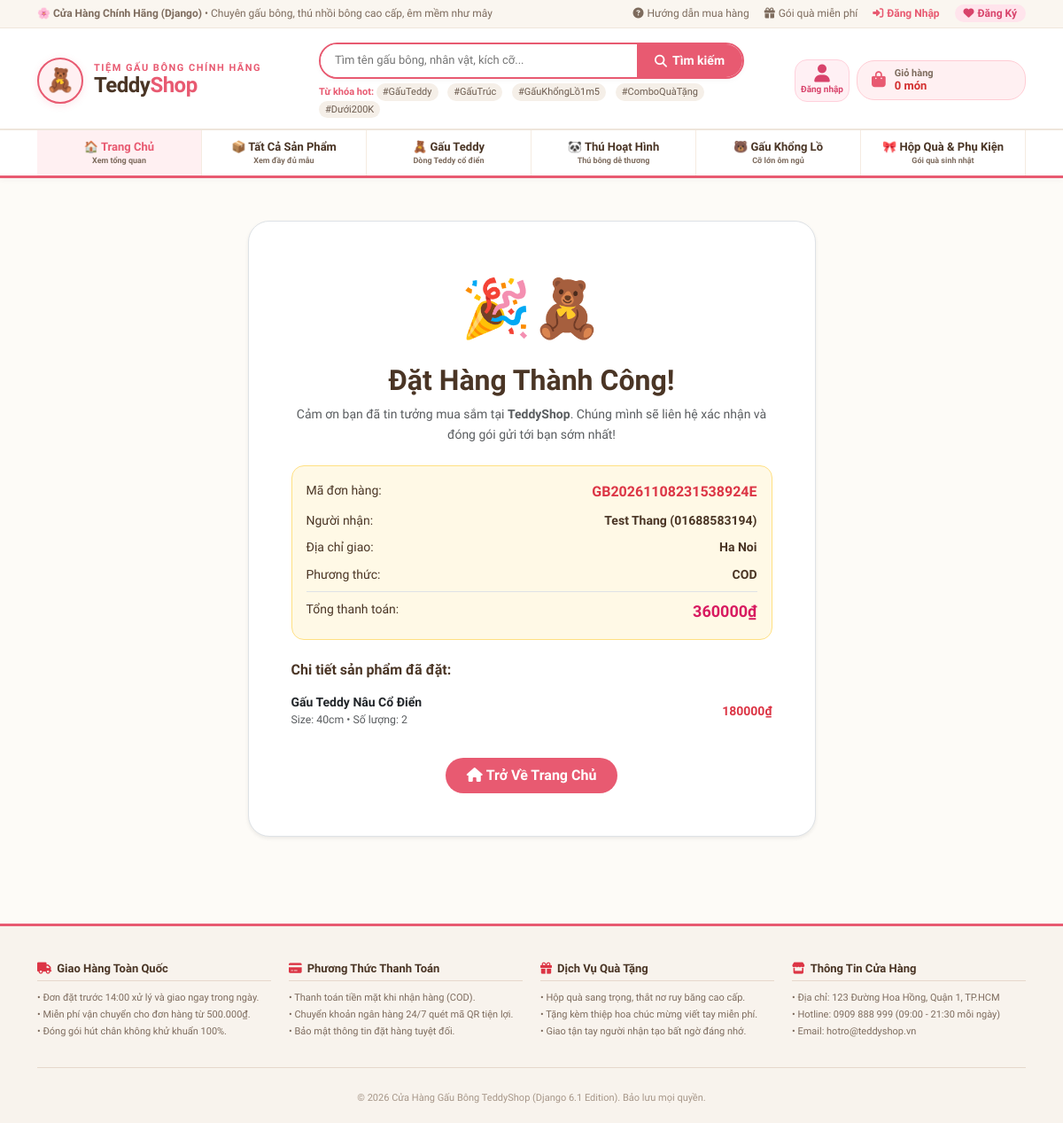
The page /cart/order-success/1/ on the database its author committed.
### shop/models.py (models this page shows, shortened)
class Order(models.Model):
    STATUS_CHOICES = [
        ('Chờ xác nhận', 'Chờ xác nhận'),
        ('Đang giao', 'Đang giao'),
        ('Hoàn thành', 'Hoàn thành'),
        ('Đã hủy', 'Đã hủy'),
    ]
    orderid = models.AutoField(db_column='OrderId', primary_key=True)
    ordercode = models.CharField(db_column='OrderCode', max_length=30)
    customername = models.CharField(db_column='CustomerName', max_length=200)
    phone = models.CharField(db_column='Phone', max_length=20)
    address = models.CharField(db_column='Address', max_length=500)
    orderdate = models.DateTimeField(db_column='OrderDate', auto_now_add=True)
    totalamount = models.DecimalField(db_column='TotalAmount', max_digits=18, decimal_places=0, default=0)
    paymentmethod = models.CharField(db_column='PaymentMethod', max_length=50, default='COD')
    isgiftwrapped = models.BooleanField(db_column='IsGiftWrapped', default=False)
    giftmessage = models.CharField(db_column='GiftMessage', max_length=500, null=True, blank=True)
    status = models.CharField(db_column='Status', max_length=50, default='Chờ xác nhận')
    class Meta:
        managed = False
        db_table = 'Orders'

class OrderDetail(models.Model):
    orderdetailid = models.AutoField(db_column='OrderDetailId', primary_key=True)
    order = models.ForeignKey(Order, on_delete=models.CASCADE, db_column='OrderId', related_name='details')
    product = models.ForeignKey(Product, on_delete=models.DO_NOTHING, db_column='ProductId')
    productname = models.CharField(db_column='ProductName', max_length=200)
    imageurl = models.CharField(db_column='ImageUrl', max_length=500, null=True, blank=True)
    selectedsize = models.CharField(db_column='SelectedSize', max_length=20)
    quantity = models.IntegerField(db_column='Quantity', default=1)
    unitprice = models.DecimalField(db_column='UnitPrice', max_digits=18, decimal_places=0, default=0)
    class Meta:
        managed = False
        db_table = 'OrderDetails'

### shop/views.py (the view)
# urls.py: path('cart/order-success/<int:order_id>/', views.order_success, name='order_success'),
def order_success(request, order_id):
    order = get_object_or_404(Order, pk=order_id)
    details = list(OrderDetail.objects.filter(order=order))
    return render(request, 'shop/order_success.html', {'order': order, 'details': details})

### shop/context_processors.py (called while the page is built)
def cart_count(request):
    cart = request.session.get('cart', {})
    total_items = sum(item.get('quantity', 0) for item in cart.values())
    return {'cart_count': total_items}

### shop/templates/shop/order_success.html (shortened to what this page needs)
{% extends 'shop/base.html' %}
{% load static %}
{% block content %}
<div class="container py-5">
    <div class="row justify-content-center">
        <div class="col-lg-7 text-center">
            <div class="bg-white rounded border p-5 shadow-sm" style="border-radius:24px !important;">
                <div style="font-size:4rem;margin-bottom:10px;">🎉🧸</div>
                <h2 style="font-weight:900;color:var(--jp-brown);">Đặt Hàng Thành Công!</h2>
                <p class="text-muted">Cảm ơn bạn đã tin tưởng mua sắm tại <strong>TeddyShop</strong>. Chúng mình sẽ liên hệ xác nhận và đóng gói gửi tới bạn sớm nhất!</p>
                <div class="alert alert-info py-3 my-4 text-start" style="background:#FFF9E6;border-color:#FFE082;color:var(--jp-brown);border-radius:14px;">
                    <div class="d-flex justify-content-between mb-2">
                        <span>Mã đơn hàng:</span>
                        <strong class="text-danger" style="font-size:16px;">{{ order.ordercode }}</strong>
                    </div>
                    <div class="d-flex justify-content-between mb-2">
                        <span>Người nhận:</span>
                        <strong>{{ order.customername }} ({{ order.phone }})</strong>
                    </div>
                    <div class="d-flex justify-content-between mb-2">
                        <span>Địa chỉ giao:</span>
                        <strong>{{ order.address }}</strong>
                    </div>
                    <div class="d-flex justify-content-between mb-2">
                        <span>Phương thức:</span>
                        <strong>{{ order.paymentmethod }}</strong>
                    </div>
                    <div class="d-flex justify-content-between border-top pt-2 mt-2">
                        <span>Tổng thanh toán:</span>
                        <strong style="color:#D81B60;font-size:18px;">{{ order.totalamount|floatformat:0 }}₫</strong>
                    </div>
                </div>
                <div class="text-start mb-4">
                    <h6 class="fw-bold" style="color:var(--jp-brown);">Chi tiết sản phẩm đã đặt:</h6>
                    <ul class="list-group list-group-flush">
                        {% for d in details %}
                            <li class="list-group-item d-flex justify-content-between align-items-center px-0">
                                <div>
                                    <strong>{{ d.productname }}</strong>
                                    <small class="text-muted d-block">Size: {{ d.selectedsize }} • Số lượng: {{ d.quantity }}</small>
                                </div>
                                <span class="fw-bold text-danger">{{ d.unitprice|floatformat:0 }}₫</span>
                            </li>
                        {% endfor %}
                    </ul>
                </div>
                <a href="{% url 'home' %}" class="btn btn-danger px-4 py-2 fw-bold"
                   style="background:var(--jp-primary-pink);border:none;border-radius:25px;">
                    <i class="fas fa-home me-1"></i>Trở Về Trang Chủ
                </a>
            </div>
        </div>
    </div>
</div>
{% endblock %}

### shop/static/css/site.css (style rules this page uses)
:root { --jp-bg: #FDFBF7; --jp-card-bg: #FFFFFF; --jp-primary-pink: #E85A71; --jp-secondary-pink: #FFF0F2; --jp-accent-red: #D32F2F; --jp-brown: #4A3525; --jp-brown-sub: #7D6B5D; --jp-yellow: #FFF9E6; --jp-yellow-border: #FFE082; --jp-border: #EFE6DC; --jp-border-dark: #D8C7B8; --jp-mint: #E8F5E9; --jp-font-main: 'Zen Maru Gothic', 'Nunito', "Hiragino Kaku Gothic ProN", "Yu Gothic", sans-serif; }
* { box-sizing: border-box; }
body { font-family: var(--jp-font-main); background-color: var(--jp-bg); color: var(--jp-brown); margin: 0; padding: 0; font-size: 14px; line-height: 1.6; }

### rows shown on the page
Order: ordercode "GB20261108231538924E", customername "Test Thang", phone "01688583194", address "Ha Noi", paymentmethod "COD", totalamount "360000"
OrderDetail: productname "Gấu Teddy Nâu Cổ Điển", selectedsize "40cm", quantity "2", unitprice "180000"
